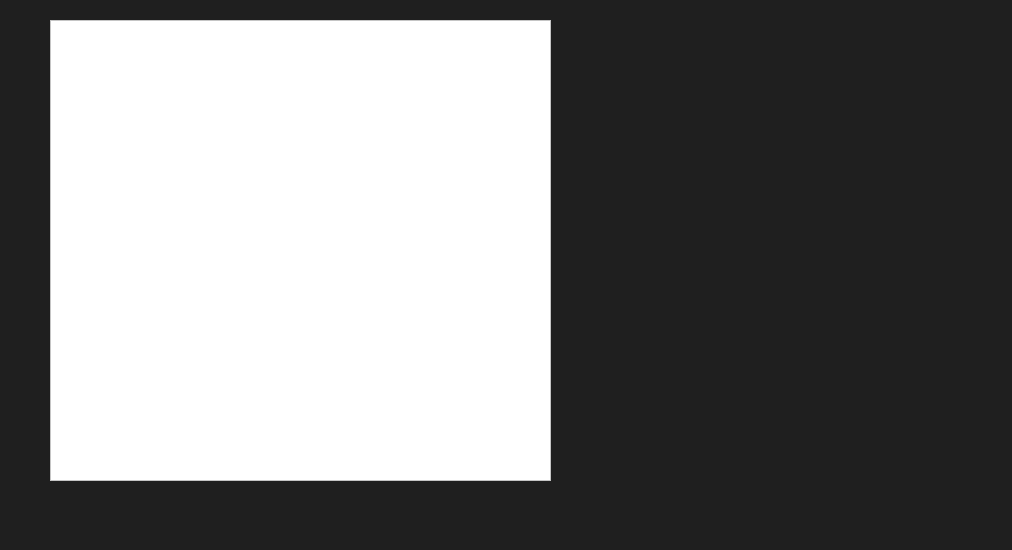
<?xml version="1.0" encoding="UTF-8"?>
<ui version="4.0">
 <class>MainWindow</class>
 <widget class="QMainWindow" name="MainWindow">
  <property name="geometry">
   <rect>
    <x>0</x>
    <y>0</y>
    <width>1012</width>
    <height>550</height>
   </rect>
  </property>
  <property name="windowTitle">
   <string>MainWindow</string>
  </property>
  <property name="styleSheet">
   <string notr="true">background-color:rgb(31, 31, 31);</string>
  </property>
  <widget class="QWidget" name="centralwidget">
   <widget class="AppFrame" name="frame">
    <property name="geometry">
     <rect>
      <x>50</x>
      <y>20</y>
      <width>501</width>
      <height>461</height>
     </rect>
    </property>
    <property name="styleSheet">
     <string notr="true">background-color: rgb(255,255,255);</string>
    </property>
    <property name="frameShape">
     <enum>QFrame::StyledPanel</enum>
    </property>
    <property name="frameShadow">
     <enum>QFrame::Raised</enum>
    </property>
   </widget>
  </widget>
  <widget class="QMenuBar" name="menubar">
   <property name="geometry">
    <rect>
     <x>0</x>
     <y>0</y>
     <width>1012</width>
     <height>22</height>
    </rect>
   </property>
  </widget>
  <widget class="QStatusBar" name="statusbar"/>
 </widget>
 <customwidgets>
  <customwidget>
   <class>AppFrame</class>
   <extends>QFrame</extends>
   <header>appframe.h</header>
   <container>1</container>
   <slots>
    <slot>DrawRect()</slot>
    <slot>DrawPoint()</slot>
    <slot>DrawLine()</slot>
    <slot>ClearForms()</slot>
    <slot>DrawAll()</slot>
    <slot>AddRect()</slot>
    <slot>AddLine()</slot>
    <slot>AddPoint()</slot>
   </slots>
  </customwidget>
 </customwidgets>
 <resources/>
 <connections/>
</ui>
